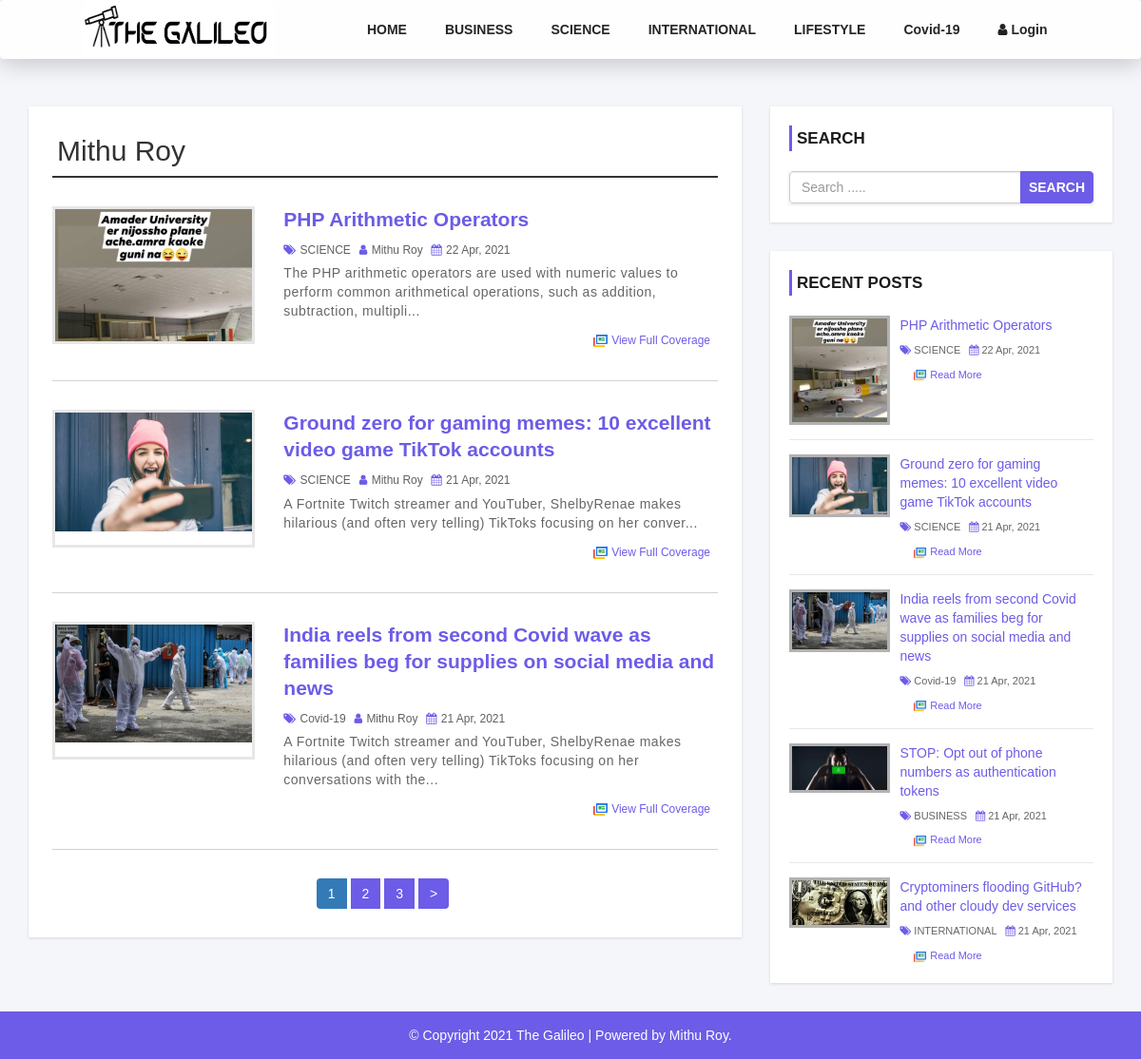
The app's page /author.php?auth=28 with its own data.
### tables this page shows
CREATE TABLE `settings` (
  `settings_id` int(11) NOT NULL,
  `web_logo` varchar(255) NOT NULL,
  `footer_description` varchar(255) NOT NULL
);

CREATE TABLE `category` (
  `category_id` int(11) NOT NULL,
  `category_name` varchar(100) NOT NULL,
  `post` int(11) NOT NULL DEFAULT 0
);

CREATE TABLE `user` (
  `user_id` int(10) UNSIGNED NOT NULL,
  `first_name` varchar(30) NOT NULL,
  `last_name` varchar(30) NOT NULL,
  `username` varchar(30) DEFAULT NULL,
  `password` varchar(255) DEFAULT NULL,
  `role` int(11) NOT NULL
);

CREATE TABLE `post` (
  `post_id` int(11) NOT NULL,
  `title` varchar(100) NOT NULL,
  `description` text NOT NULL,
  `category` varchar(100) NOT NULL,
  `post_date` varchar(50) NOT NULL,
  `author` int(11) NOT NULL,
  `post_img` varchar(255) NOT NULL
);

### author.php (the view, shortened to what this page needs)
<?php include 'news-header.php'; ?>
    <div id="main-content">
      <div class="container">
        <div class="row">
            <div class="col-md-8">
                <div class="post-container">
                    <?php
                        if(isset($_GET['auth'])){
                            $auth_id = $_GET['auth'];
                        }
                        $headingSql = "SELECT first_name, last_name  FROM user WHERE user_id = {$auth_id};";
                        $headingResult = mysqli_query($conn, $headingSql) or die("Query Failed");
                        $headingRow = mysqli_fetch_assoc($headingResult);
                    ?>
                  <h2 class="page-heading"><?php echo $headingRow['first_name'].' '.$headingRow['last_name']; ?></h2>
                  <?php
                            $limit = 3;
                            if(isset($_GET['page'])){
                                $page = $_GET['page'];
                            }else{
                                $page = 1;
                            }
                            $offset = ($page - 1) * $limit;
                            $sql = "SELECT post.post_id, post.title, post.description, post.post_date,post.category,post.author,
                            post.post_img, category.category_name, user.username, user.first_name, user.last_name
                            FROM post
                            LEFT JOIN category ON post.category = category.category_id
                            LEFT JOIN user ON post.author = user.user_id
                            WHERE post.author = {$auth_id}
                            ORDER BY post.post_id DESC LIMIT {$offset}, {$limit}";
                            $result = mysqli_query($conn, $sql) or die("Query Failed News Report");
                            if(mysqli_num_rows($result) > 0 ){
                                while($row = mysqli_fetch_assoc($result)){
                        ?>
                    <div class="post-content">
                            <div class="row">
                                <div class="col-md-4">
                                    <a class="post-img" href="single.php?postId=<?php echo $row['post_id']; ?>"><img src="admin/upload/<?php echo $row['post_img']; ?>" alt=""/></a>
                                </div>
                                <div class="col-md-8">
                                    <div class="inner-content clearfix">
                                        <h3><a href='single.php?postId=<?php echo $row['post_id']; ?>'><?php echo $row['title']; ?></a></h3>
                                        <div class="post-information">
                                            <span>
                                                <i class="fa fa-tags" aria-hidden="true"></i>
                                                <a href='category.php?cid=<?php echo $row['category']; ?>'><?php echo $row['category_name']; ?></a>
                                            </span>
                                            <span>
                                                <i class="fa fa-user" aria-hidden="true"></i>
                                                <a href='author.php?auth=<?php echo $row['author']; ?>'><?php echo $row['first_name']. ' '; ?><?php echo $row['last_name']; ?></a>
                                            </span>
                                            <span>
                                                <i class="fa fa-calendar" aria-hidden="true"></i>
                                                <?php echo $row['post_date']; ?>
                                            </span>
                                        </div>
                                        <p class="description">
                                        <?php echo substr($row['description'],0,140)."..."; ?>
                                        </p>
                                        <a class='read-more pull-right' href='single.php?postId=<?php echo $row['post_id']; ?>'><img src="images/readmore.webp" alt="" id="fullcoverage"> View Full Coverage</a>
                                    </div>
                                </div>
                            </div>
                        </div>
                        <?php
                                }
                            }else{
                                echo "<h2>No Record Fund!</h>";
                            }
                        ?>
                        <?php
                            $queryForPage = "SELECT * FROM post WHERE author = {$auth_id};";
                            $pageResult = mysqli_query($conn, $queryForPage) or die("Query Failed");
                            if(mysqli_num_rows($pageResult) > 0){
                                $totalRecord = mysqli_num_rows($pageResult);
                                $totalPage = ceil($totalRecord/$limit);
                                echo '<ul class="pagination admin-pagination">';
                                for($i=1; $i<=$totalPage; $i++){
                                    if($i==$page){
                                        $active = "active";
                                    }
                                    else{
                                        $active ="";
                                    }
                                    echo '<li class="'.$active.'"><a href="author.php?auth='.$auth_id.'&page='. $i. ' "> '. $i. '</a></li>' ;
                                }
                                if($totalPage > $page){
                                    echo '<li> <a href="author.php?auth='.$auth_id.'&page='.($page + 1).'">></a></li>';
                                }
                                echo '</ul>';
                            }
                            ?>
                </div>
            </div>
            <?php include 'sidebar.php'; ?>
        </div>
      </div>
    </div>
<?php include 'footer.php'; ?>

### news-header.php (shortened to what this page needs)
<?php
 require("database.php");
?>
<!DOCTYPE html>
<html lang="en">
<head>
    <link rel="stylesheet" href="css/bootstrap.min.css" />
    <link rel="stylesheet" href="css/font-awesome.css">
    <link rel="stylesheet" href="css/style.css">
    <link rel="stylesheet" href="css/navbar-style.css" />
</head>
<body>
<header>
        <nav class="navbar">
        <?php
                $sql = "SELECT * FROM settings" ;
                $result = mysqli_query($conn, $sql) or die("Query Failed Settings");
                if(mysqli_num_rows($result) > 0 ){
                    while($row = mysqli_fetch_assoc($result)){
            ?>
            <div class="logo"><a href="index.php"><img  src="admin/images/<?php echo $row['web_logo']; ?>" height="150px"></a></div>
            <?php
            }
                }
            ?>
            <div class="navbar-links">
                <ul>
                <li><a href="index.php" class="" >HOME</a></li>
                    <?php
                        $cat_id = "";
                        $categorySql = "SELECT * FROM category WHERE post>0";
                        $getResult = mysqli_query($conn, $categorySql) or die("Query Filed");;
                        if(mysqli_num_rows($getResult)>0){
                            while($row = mysqli_fetch_assoc($getResult)){
                    ?>
                    <li><a class="<?php if($cat_id == $row['category_id'] ){echo  "autoHover"; } else{echo "";}  ?>" href="category.php?cid=<?php echo $row['category_id']; ?>"><?php echo $row['category_name']; ?></a></li>
                    <?php
                       }
                    }
                    ?>
                    <li><a href="admin/index.php" class="admin-logout" ><i class='fa fa-user'></i> Login</a></li>
                </ul>
            </div>
        </nav>
    </header>

### sidebar.php
<div id="sidebar" class="col-md-4">
    <div class="search-box-container">
        <h4>Search</h4>
        <form class="search-post" action="search.php" method ="GET">
            <div class="input-group">
                <input type="text" name="search" class="form-control" placeholder="Search .....">
                <span class="input-group-btn">
                    <button type="submit" class="btn btn-danger">Search</button>
                </span>
            </div>
        </form>
    </div>
    <div class="recent-post-container">
        <h4>Recent Posts</h4>
        <?php
             $resentSqlPost = "SELECT post.post_id, post.title, post.description, post.post_date,post.category,
            post.post_img, category.category_id, category.category_name, user.username, user.first_name, user.last_name
             FROM post
            LEFT JOIN category ON post.category = category.category_id
            LEFT JOIN user ON post.author = user.user_id
            ORDER BY post.post_id DESC LIMIT 5";
            $result = mysqli_query($conn, $resentSqlPost) or die("Query Failed");
            if(mysqli_num_rows($result) > 0 ){
                while($row = mysqli_fetch_assoc($result)){
        ?>
        <div class="recent-post">
            <a class="post-img" href="single.php?postId=<?php echo $row['post_id']; ?>">
                <img src="admin/upload/<?php echo $row['post_img']; ?>" alt=""/>
            </a>
            <div class="post-content">
                <h5><a href="single.php?postId=<?php echo $row['post_id']; ?>"><?php echo $row['title']; ?></a></h5>
                <span>
                    <i class="fa fa-tags" aria-hidden="true"></i>
                    <a href="category.php?cid=<?php echo $row['category_id']; ?>"><?php echo $row['category_name']; ?></a>
                </span>
                <span>
                    <i class="fa fa-calendar" aria-hidden="true"></i>
                    <?php echo $row['post_date']; ?>
                </span>
                <a class="read-more" href="single.php?postId=<?php echo $row['post_id']; ?>"><img src="images/readmore.webp" alt="" id="fullcoverage">  read more</a>
            </div>
        </div>
        <?php
             }
        }else{
            echo "<h2>No Record Fund!</h>";
         }
        ?>
    </div>
</div>

### footer.php (shortened to what this page needs)
<div id ="footer">
    <div class="container">
        <div class="row">
            <div class="col-md-12">
                    <?php
                        $sql = "SELECT * FROM settings" ;
                        $result = mysqli_query($conn, $sql) or die("Query Failed Settings");
                        if(mysqli_num_rows($result) > 0 ){
                            while($row = mysqli_fetch_assoc($result)){
                    ?>
                    <span> <?php echo $row['footer_description']; ?></span>
                    <?php
                    }
                        }
                    ?>
            </div>
        </div>
    </div>
</div>
</body>
</html>

### css/style.css (style rules this page uses)
body { background: #f5f6fa; font-family: sans-serif,arial,Helvetica; }
a, a:hover, a:focus { text-decoration: none; outline: none; }
ul { margin:0; padding:0; list-style:none; }
h2.page-heading { margin: 5px 0 30px; padding: 0 5px 10px; border-bottom: 2px solid #333; }
form { background: #fff; padding: 25px; box-shadow:0 1px 3px rgba(0, 0, 0, 0.13); }
#main-content { padding: 30px 0; min-height: 750px; }
#main-content .post-container { background-color: #fff; padding: 25px; box-shadow: 0 1px 3px rgba(0, 0, 0, 0.13); }
#main-content .post-content { border-bottom: 1px solid #d1d1d1; padding: 0 0 30px; margin-bottom:30px; }
#main-content .post-content img { width: 100%; }
#main-content .post-content .inner-content img { width: 17px; height: 17px; }
#main-content .post-content .post-img { border: 3px solid #e7e7e7; display: block; height: 145px; overflow: hidden; transition: border .3s; }
#main-content .post-content h3 { font-size: 21px; line-height: 28px; font-weight: 600; margin: 0 0 7px; }
#main-content .post-content h3 a { color: #6c5ce7; transition:all 0.3s; }
#main-content .post-content .post-information span { color: #606060; font-size: 12px; text-transform: capitalize; margin: 0 5px 5px 0; display: inline-block; }
#main-content .post-content .post-information i { color: #6c5ce7; margin-right: 1px; }
#main-content .post-content .post-information a { color: #606060; text-decoration: none; }
#main-content .post-content p, #main-content .single-post p { color: #666; font-size: 14px; letter-spacing: 0.5px; margin:0 0 10px; }
#main-content .post-content a.read-more { color: #6c5ce7; background: transparent; font-size: 12px; text-transform: capitalize; padding: 3px 8px; transition: all 0.3s; }
.pagination { display: block; text-align: center; margin: 0; }
.pagination li { display:inline-block; margin: 0 5px 0 0; }
.pagination li a { border: none; background: #6c5ce7; color: #fff; }
i.fa { color:#222; }
#sidebar h4 { color: #1A1A1A; font-size: 17px; line-height: 27px; font-weight:600; text-transform: uppercase; padding: 0 0 0 5px; margin: 0 0 21px; border-left: 3px solid #6c5ce7; }
#sidebar .search-box-container { background-color: #fff; padding: 20px; margin: 0 0 30px; box-shadow: 0 1px 3px rgba(0, 0, 0, 0.13); }
#sidebar .search-post { padding: 0; }
#sidebar .search-post input { color: #606060; }
#sidebar .search-post .btn { font-weight: 600; text-transform: uppercase; padding: 6px 8px; background-color: #6c5ce7; border-color: #6c5ce7; color: #ffffff; outline: none; transition: all 0.3s; }
#sidebar .recent-post-container { padding: 20px; background: #fff; box-shadow: 0 1px 3px rgba(0, 0, 0, 0.13); }
#sidebar .recent-post { border-bottom: 1px solid #e7e7e7; padding: 0 0 15px; margin: 0 0 15px; }
#sidebar .recent-post:last-child { margin: 0; padding: 0; border: none; }
#sidebar .recent-post .post-img { display: inline-block; width: 33%; border: 3px solid rgba(0,0,0,0.3); vertical-align: top; transition: border .3s; }
#sidebar .recent-post .post-img img { width: 100%; }
#sidebar .recent-post .post-content { width: 65%; display: inline-block; border: none; padding: 0 0 0 7px; margin: 0; }
#sidebar .recent-post h5 { font-size: 14px; line-height: 20px; margin: 0 0 5px; }
#sidebar .recent-post h5 a { color: #6c5ce7; }
#sidebar .recent-post span { color: #666; font-size: 11px; display: inline-block; margin: 0 5px 10px 0; }
#sidebar .recent-post span a { color: #666; }
#sidebar .recent-post span i { color: #6c5ce7; }
#sidebar .recent-post a.read-more { color: #6c5ce7; background-color: rgba(0,0,0,0.09); background: transparent; width: 100px; font-size: 11px; text-align: center; padding: 0; display: block; transition: all 0.3s; }
#sidebar .recent-post a.read-more img { width: 15px; height: 15px; }
#footer { color: #fff; padding:15px 0; text-align:center; background-color:#6c5ce7; }

### css/navbar-style.css (style rules this page uses)
.navbar { display: flex; justify-content: space-between; align-items: center; background: #fefeff; box-shadow: 0 5px 25px rgba(0, 0, 0, 0.2); }
.logo { font-size: 0; margin: 0; }
.logo a { text-decoration: none; color: #242627; margin-left: 20px; }
.logo img { width: 200px; height: 60px;; }
.navbar-links ul { margin: 0px 10px; padding: 0px; display: flex; }
.navbar-links ul li { list-style: none; }
.navbar-links ul li a { text-decoration: none; color: #242627; padding: 20px; font-weight: bold; display: block; transition-duration: 2s, 2s, 2s, 1s; }

### records on screen
settings: web_logo (picture), footer_description "© Copyright 2021 The Galileo | Powered by Mithu Roy."
category: category_name "BUSINESS"
category: category_name "SCIENCE"
category: category_name "INTERNATIONAL"
category: category_name "LIFESTYLE"
category: category_name "Covid-19"
user: first_name "Mithu", last_name "Roy"
post: post_img (picture), title "PHP Arithmetic Operators", category.category_name "SCIENCE", user.first_name "Mithu", user.last_name "Roy", post_date "22 Apr, 2021", description "The PHP arithmetic operators are used with numeric values to perform common arithmetical operations, such as addition, subtraction, multipli"
post: post_img (picture), title "Ground zero for gaming memes: 10 excellent video game TikTok accounts", category.category_name "SCIENCE", user.first_name "Mithu", user.last_name "Roy", post_date "21 Apr, 2021", description "A Fortnite Twitch streamer and YouTuber, ShelbyRenae makes hilarious (and often very telling) TikToks focusing on her conver"
post: post_img (picture), title "India reels from second Covid wave as families beg for supplies on social media and news", category.category_name "Covid-19", user.first_name "Mithu", user.last_name "Roy", post_date "21 Apr, 2021", description "A Fortnite Twitch streamer and YouTuber, ShelbyRenae makes hilarious (and often very telling) TikToks focusing on her conversations with the"
post: post_img (picture), title "STOP: Opt out of phone numbers as authentication tokens", category.category_name "BUSINESS", post_date "21 Apr, 2021"
post: post_img (picture), title "Cryptominers flooding GitHub?and other cloudy dev services", category.category_name "INTERNATIONAL", post_date "21 Apr, 2021"
